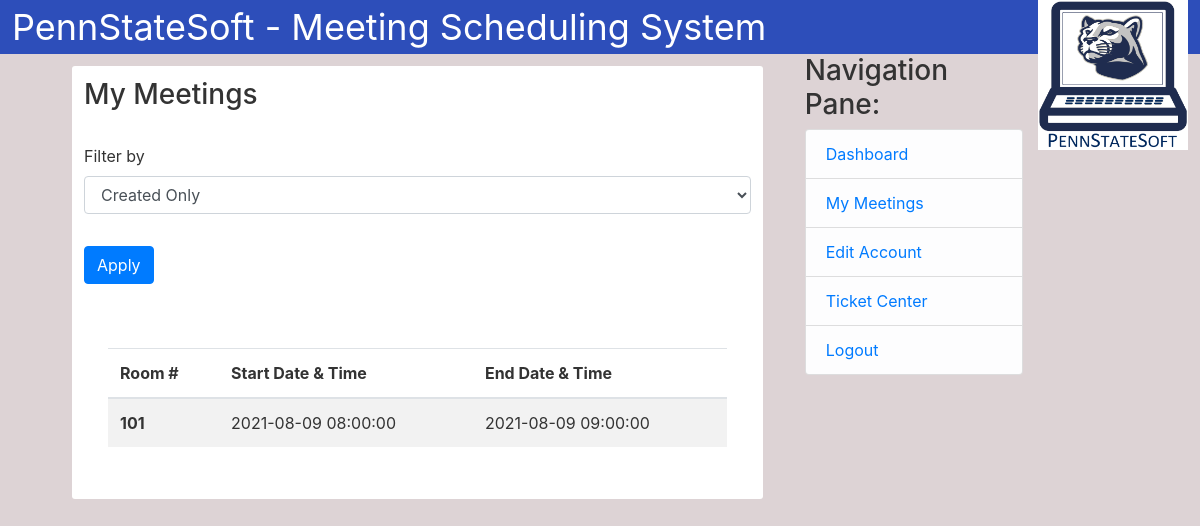
The page /User/MyMeetings (signed in) on the database as committed earlier.
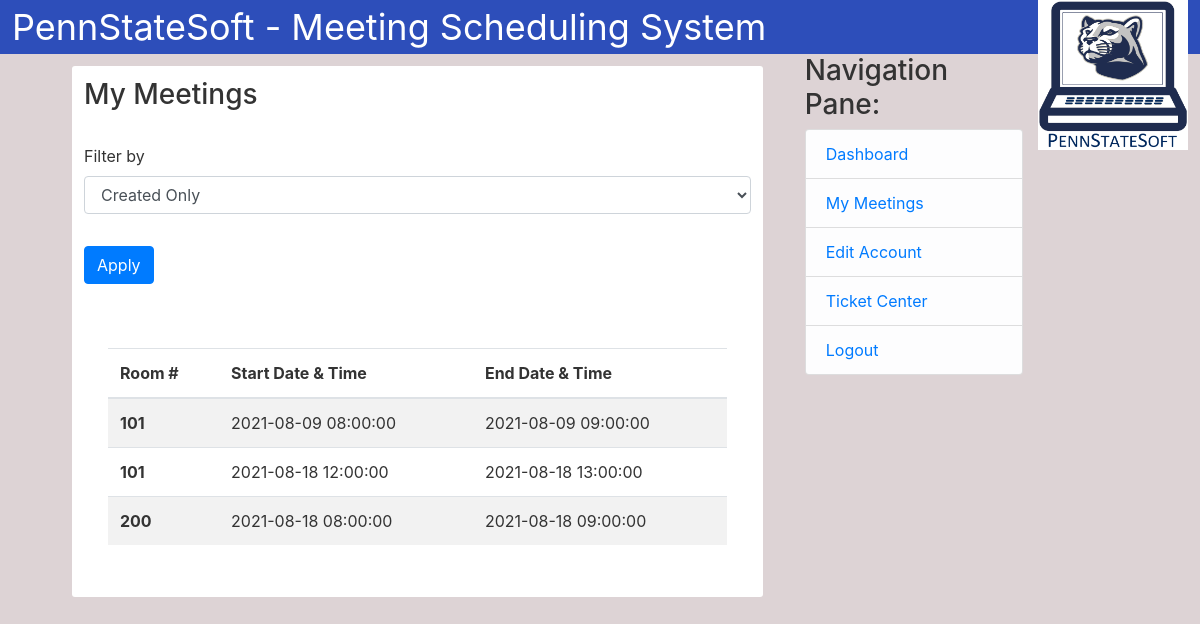
The same page on the database as committed later.
### mss/Meeting/MeetingModels.py (models this page shows, shortened)
class Meeting(db.Model):
    __tablename__ = 'meeting'
    id = db.Column(db.Integer, primary_key=True)
    creator_id = db.Column(db.Integer, db.ForeignKey('client.id'), nullable=False)
    creator = db.relationship('mss.User.UserModels.Client', back_populates='meetings_creator')
    participants = db.relationship('mss.User.UserModels.Client', secondary=participation_table, back_populates='meetings_participant')
    room_id = db.Column(db.Integer, db.ForeignKey('room.id'), nullable=False)
    room = db.relationship('Room', back_populates='meetings')
    title = db.Column(db.String(240), nullable=False)
    start_time = db.Column(db.DateTime, nullable=False)
    end_time = db.Column(db.DateTime, nullable=False)
    description = db.Column(db.Text, nullable=True)

### mss/Routes/ClientRoutes.py (the view)
@app.route('/User/MyMeetings', methods=['GET', 'POST'])
@login_required
def myMeetings():
    form = MeetingSelectForm()
    meetings = meeting_controller.buildMeetingListCreator(current_user)
    if request.method == 'POST' and form.validate_on_submit():
        if form.select.data == '2':
            print('ran')
            meetings = meeting_controller.buildMeeetingListParticipant(current_user)
    return render_template('MyMeetings.html', form=form, meetings=meetings)

### mss/User/UserForms.py
class MeetingSelectForm(FlaskForm):
    select = SelectField('Filter by', choices=[(1, 'Created Only'), (2, 'Participant Only')], default=1)
    submit = SubmitField('Apply')

### mss/Meeting/MeetingController.py (called while the page is built)
    def buildMeetingListCreator(self, user: "Client") -> list:
        meetings = []
        if type(user.meetings_creator) is InstrumentedList:
            meetings.extend(user.meetings_creator)
        else:
            meetings.append(user.meetings_creator)
        return meetings

### mss/User/UserModels.py (called while the page is built)
@login_manager.user_loader
def load_user(id):
    return User.query.get(int(id))

### mss/templates/MyMeetings.html (shortened to what this page needs)
{% extends "Home.html" %}
{% block content %}
<div class = "content">
  <form method="POST" action="">
    <fieldset class="form-group">
        <div class="text-left">
          <h3>My Meetings</h3>
        </div>
        <br>
        <div class="form-group">
            {{form.select.label(class="form-control-label")}}
            {% if form.select.errors %}
            {{form.select.label(class="form-control-label is-invalid")}}
            <div class="invalid-feedback">
                {% for error in form.select.errors %}
                <span>{{ error }}</span>
                {% endfor %}
            </div>
            {% else %}
            {{form.select(class="form-control")}}
            {% endif %}
        </div>
    </fieldset>
    <div class="form-group">
        {{form.submit(class="btn btn-primary")}}
    </div>
  </form>
  <br>
    <div class="content">
      <table class="table table-striped">
        <thead>
          <tr>
            <th scope="col">Room #</th>
            <th scope="col">Start Date & Time</th>
            <th scope="col">End Date & Time</th>
          </tr>
        </thead>
        <tbody>
          {% for meeting in meetings %}
          <tr>
            <th scope="row">{{meeting.room_id}}</th>
            <td>{{meeting.start_time}}</td>
            <td>{{meeting.end_time}}</td>
          </tr>
          {% endfor %}
        </tbody>
    </table>
    </div>
</div>
{% endblock content %}

### mss/templates/Home.html (shortened to what this page needs)
{% extends "Index.html" %}
{% block navpane %}
<div class="col-sm-3">
    <div class="content-section">
        <h3>Navigation Pane:</h3>
        <ul class="list-group">
            <li class="list-group-item list-group-item-light">
                <a href="{{url_for('dashboard')}}">Dashboard</a>
            </li>
            <li class="list-group-item list-group-item-light">
                <a href="{{url_for('myMeetings')}}">My Meetings</a>
            </li>
            <li class="list-group-item list-group-item-light">
                <a href="{{url_for('editAccount')}}">Edit Account</a>
            </li>
            <li class="list-group-item list-group-item-light">
                <a href="{{url_for('newTicket')}}">Ticket Center</a>
            </li>
            <li class="list-group-item list-group-item-light">
                <a href="{{url_for('logout')}}">Logout</a>
            </li>
        </ul>
    </div>
</div>
{% endblock navpane %}

### mss/templates/Index.html (shortened to what this page needs)
<!DOCTYPE html>
<html>
<head>
    <link rel="stylesheet" href="https://maxcdn.bootstrapcdn.com/bootstrap/4.0.0/css/bootstrap.min.css"
>
    <link rel="stylesheet" type="text/css" href="{{ url_for('static', filename='login.css')}}" />
    <link rel="stylesheet" type="text/css" href="https://cdn.jsdelivr.net/npm/fullcalendar@5.9.0/main.css" />
</head>
<body>
    <header class="banner">
        <a>PennStateSoft - Meeting Scheduling System</a>
        <img src="/static/logo/pennstatesoft.png" style="width: 150px; height: 150px; float: right;">
    </header>
    <main role="main" class="container">
        <div class="row justify-content-center" style="Height: 600px; width: auto;">
            <div class="col-md-9 h-100 w-100">
                {% block content %}
                {% endblock %}
            </div>
            {% block navpane %}
            {% endblock %}
        </div>
    </main>
</body>
</html>

### mss/static/login.css (style rules this page uses)
body { background: #ddd3d5; color: #333333; }
.banner { background-color: #2d4eba; color: white; padding: 0px 12px; }
.banner a { font-size: 36px; }
.content { background: #FFFFFF; padding: 12px 12px; margin: 12px 12px; border: 2px #000000; border-radius: 3px; }

Rows that differ between the two databases and show on the page:
added Meeting: room_id "101", start_time "2021-08-18 12:00:00", end_time "2021-08-18 13:00:00"
added Meeting: room_id "200", start_time "2021-08-18 08:00:00", end_time "2021-08-18 09:00:00"
